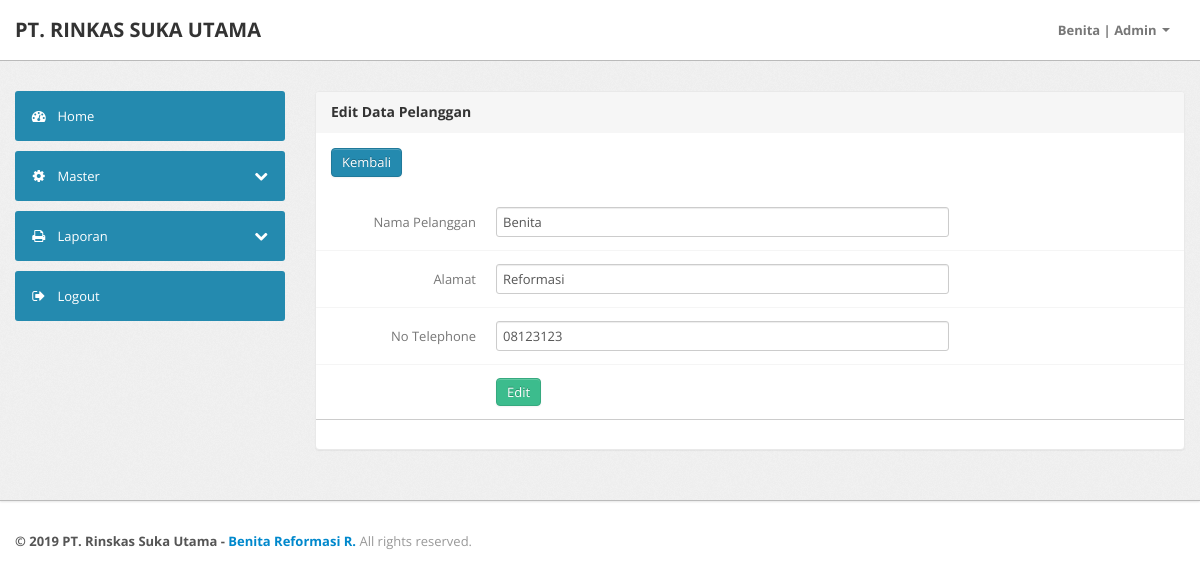
The page /index.php?page=aksi_pelanggan/pelanggan_edit&id=4 (signed in) on the database its author committed.
### tables this page shows
CREATE TABLE `tb_pelanggan` (
  `pelanggan_id` int(11) NOT NULL AUTO_INCREMENT,
  `pelanggan_nama` varchar(50) NOT NULL,
  `pelanggan_alamat` varchar(50) NOT NULL,
  `pelanggan_tlp` varchar(50) NOT NULL,
  PRIMARY KEY (`pelanggan_id`)
);

### aksi_pelanggan/pelanggan_edit.php (the view, shortened to what this page needs)
<div class="span9">
    <div class="content">
        <div class="module">
            <div class="module-head">
                <h3>
                    Edit Data Pelanggan</h3>
            </div>
            <div class="module-body">
                <a class="btn btn-primary" href="index.php?page=data_pelanggan">Kembali</a>
            </div>
            <div class="module-body table">
                <?php
                $id = $_GET['id'];
                $ambil = $koneksi->query("SELECT * FROM tb_pelanggan WHERE pelanggan_id='$id'");
                $pecah = $ambil->fetch_object();
                ?>
                <form method="post" class="form-horizontal row-fluid">
                    <div class="control-group">
                        <label class="control-label">Nama Pelanggan</label>
                        <div class="controls">
                            <input value="<?php echo $pecah->pelanggan_nama ?>" type="text" name="nama" placeholder="Nama" class="span8">
                        </div>
                    </div>
                    <div class="control-group">
                        <label class="control-label">Alamat</label>
                        <div class="controls">
                            <input value="<?php echo $pecah->pelanggan_alamat ?>" type="text" name="alamat" placeholder="Alamat" class="span8">
                        </div>
                    </div>
                    <div class="control-group">
                        <label class="control-label">No Telephone</label>
                        <div class="controls">
                            <input value="<?php echo $pecah->pelanggan_tlp ?>" type="text" name="tlp" placeholder="No Telephone" class="span8">
                        </div>
                    </div>
                    <div class="control-group">
                        <div class="controls">
                            <input type="submit" name="edit" class="btn btn-success" value="Edit">
                        </div>
                    </div>
                </form>
                <hr style=" display: block; height: 1px;border: 0; border-top: 1px solid #ccc;margin: 1em 0; padding: 0;">
            </div>
        </div>
    </div>
</div>
</div>

### assets/css/theme.css (style rules this page uses)
body { font-size: 13px; font-family: 'Open Sans', Arial, sans-serif; background: #fff; color: #777 }
h1, h2, h3, h4, h5, h6 { color: #333; margin-top: 0 }
h3 { font-size: 20px }
form { margin: 0 }
select, textarea, input[type="text"], input[type="password"], input[type="datetime"], input[type="datetime-local"], input[type="date"], input[type="month"], input[type="time"], input[type="week"], input[type="number"], input[type="email"], input[type="url"], input[type="search"], input[type="tel"], input[type="color"], .uneditable-input, label, input, button, select, textarea { -webkit-border-radius: 3px; -moz-border-radius: 3px; border-radius: 3px; font-size: 13px; font-family: 'Open Sans', Tahoma, Arial, sans-serif }
.module { background: #fff; -webkit-border-radius: 3px; -moz-border-radius: 3px; border-radius: 3px; border: 1px solid #ccc; border-bottom-color: #bbb; -webkit-box-shadow: 0 0 1px rgba(0, 0, 0, 0.2); -moz-box-shadow: 0 0 1px rgba(0, 0, 0, 0.2); box-shadow: 0 0 1px rgba(0, 0, 0, 0.2); margin-bottom: 30px }
.form-horizontal .control-group, .form-vertical .control-group { margin-bottom: 0 }
.form-horizontal .control-group+.control-group, .form-vertical .control-group+.control-group { margin-top: 13px; padding-top: 13px; border-top: 1px solid #f5f5f5 }
.btn, .btn-box { -webkit-border-radius: 3px; -moz-border-radius: 3px; border-radius: 3px }
.btn { font-size: 13px; font-weight: 600 }
.btn { display: inline-block; margin-bottom: 0; font-weight: 400; text-align: center; vertical-align: middle; cursor: pointer; background-image: none; border: 1px solid transparent; white-space: nowrap; padding: 4px 10px; font-size: 13px; line-height: 1.42857; border-radius: 4px; -webkit-user-select: none; -moz-user-select: none; -ms-user-select: none; user-select: none }
.btn-primary { color: #fff; background-color: #248aaf; border-color: #20799a }
.btn-success { color: #fff; background-color: #3cbc8d; border-color: #36a97f }
.table { margin-bottom: 0 }
.module { box-shadow: 0 0 3px rgba(0, 0, 0, .1); border-color: #e9e9e9; margin-bottom: 20px; background-color: #fff; border-radius: 4px; -webkit-box-shadow: 0 1px 1px rgba(0, 0, 0, .05); box-shadow: 0 1px 1px rgba(0, 0, 0, .05); }
.module-head { color: #767676; background-color: #f6f6f6; border-color: #e9e9e9; padding: 10px 15px; border-bottom: 1px solid transparent; border-top-right-radius: 3px; border-top-left-radius: 3px; }
.module-head h3 { font-size: 14px; line-height: 20px; height: 20px; margin: 0 }
.module-body { padding: 15px }
.module-body.table { padding: 15px 0 }

### rows shown on the page
tb_pelanggan: nama "Benita", alamat "Reformasi", tlp "08123123"

### other values the page prints
$_SESSION['pengguna'] "Benita"
$_SESSION['pengguna_level'] "Admin"
